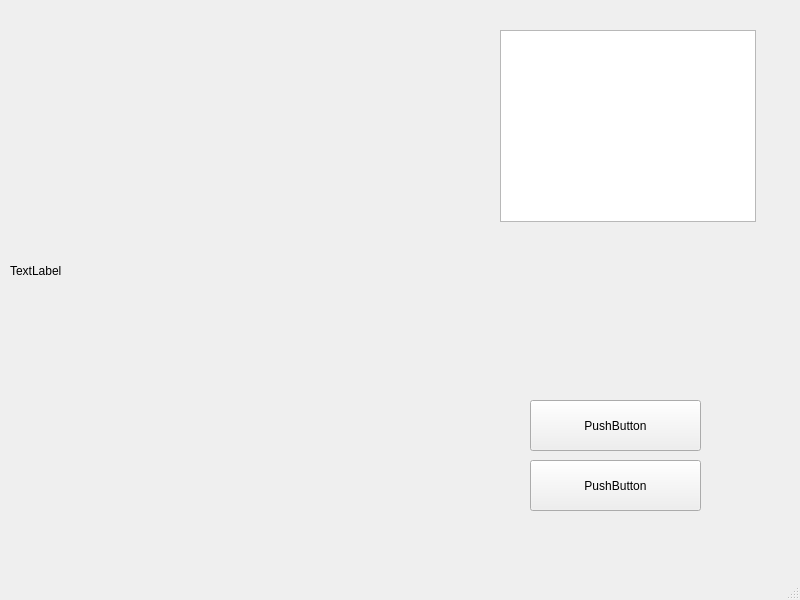
<?xml version="1.0" encoding="UTF-8"?>
<ui version="4.0">
 <class>MainWindow</class>
 <widget class="QMainWindow" name="MainWindow">
  <property name="geometry">
   <rect>
    <x>0</x>
    <y>0</y>
    <width>800</width>
    <height>600</height>
   </rect>
  </property>
  <property name="windowTitle">
   <string>MainWindow</string>
  </property>
  <widget class="QWidget" name="centralwidget">
   <widget class="QLabel" name="label">
    <property name="geometry">
     <rect>
      <x>10</x>
      <y>10</y>
      <width>371</width>
      <height>521</height>
     </rect>
    </property>
    <property name="text">
     <string>TextLabel</string>
    </property>
   </widget>
   <widget class="QPushButton" name="ac">
    <property name="geometry">
     <rect>
      <x>530</x>
      <y>460</y>
      <width>171</width>
      <height>51</height>
     </rect>
    </property>
    <property name="text">
     <string>PushButton</string>
    </property>
   </widget>
   <widget class="QTextBrowser" name="textBrowser">
    <property name="geometry">
     <rect>
      <x>500</x>
      <y>30</y>
      <width>256</width>
      <height>192</height>
     </rect>
    </property>
   </widget>
   <widget class="QPushButton" name="kapa">
    <property name="geometry">
     <rect>
      <x>530</x>
      <y>400</y>
      <width>171</width>
      <height>51</height>
     </rect>
    </property>
    <property name="text">
     <string>PushButton</string>
    </property>
   </widget>
  </widget>
  <widget class="QMenuBar" name="menubar">
   <property name="geometry">
    <rect>
     <x>0</x>
     <y>0</y>
     <width>800</width>
     <height>25</height>
    </rect>
   </property>
  </widget>
  <widget class="QStatusBar" name="statusbar"/>
 </widget>
 <resources/>
 <connections/>
</ui>
